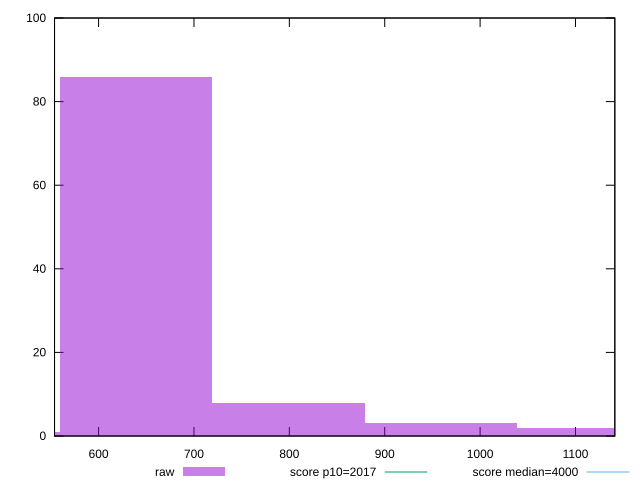

The script that saved this image:
reset

$raw <<EOF
799.1250759801665 8
639.3000607841332 86
958.9500911761997 3
1118.775106372233 2
479.4750455880999 1
EOF

set key outside below
set boxwidth 159.8250151960333
set xrange [553.8160000000004:1141.2440000000001]
set yrange [0:100]
set trange [0:100]
set style fill transparent solid 0.5 noborder

set parametric
set terminal svg size 640, 490 enhanced background rgb 'white'
set output "report_00023_2021-02-20T12:14:57.249Z/mainthread-work-breakdown/samples/pages+cached+noadtech+nomedia/raw/histogram.svg"

plot $raw title "raw" with boxes, \
     2017,t title "score p10=2017", \
     4000,t title "score median=4000"

reset
